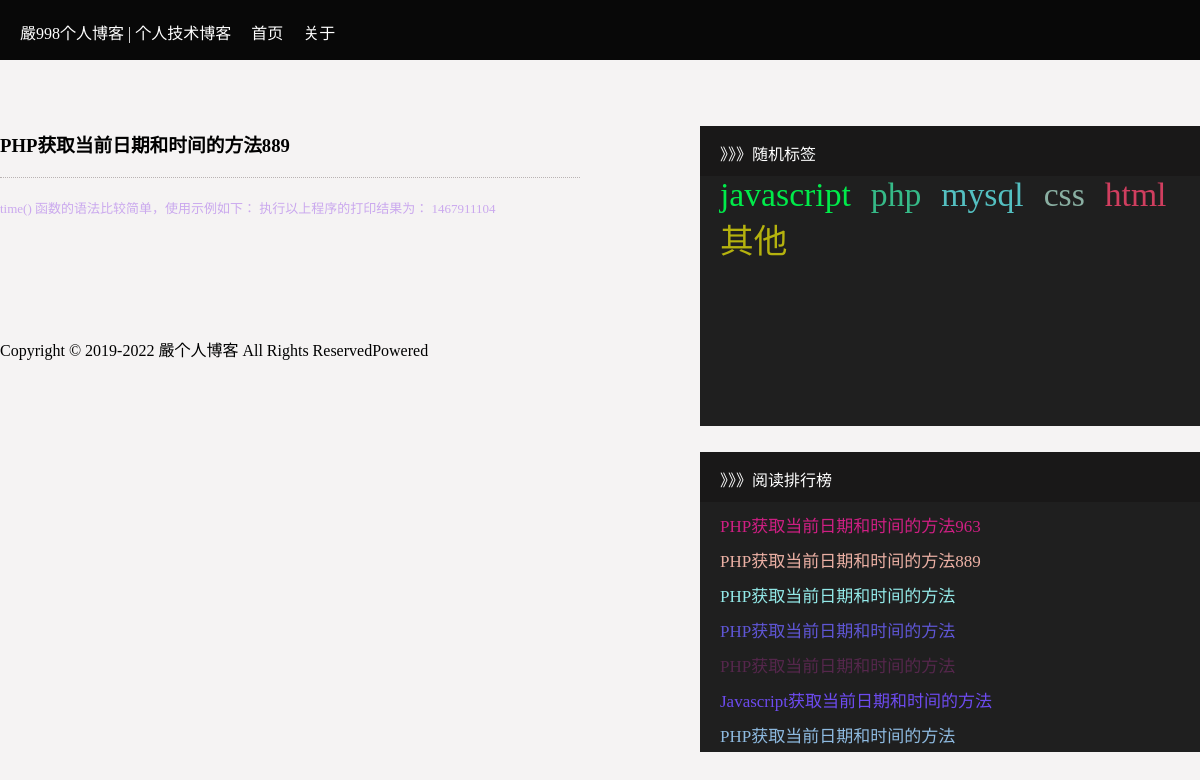
The page /public/article-see.php?id=22 on the database its author committed.
### tables this page shows
CREATE TABLE `article` (
  `id` int(5) NOT NULL AUTO_INCREMENT,
  `title` varchar(255) DEFAULT NULL COMMENT '标题',
  `content` text COMMENT '内容',
  `fenclass` varchar(30) DEFAULT NULL COMMENT '分类',
  `time` int(50) DEFAULT NULL COMMENT '时间',
  `browse` int(30) DEFAULT NULL COMMENT '浏览',
  PRIMARY KEY (`id`)
);

### common/html/right.php (the view)
<div class="left">
                <div>
                    <p><span>》》》随机标签<span></p>
                   <ul class="left-ul">
                        <li><a href="/public/article.php?tag=javascript&page=1">javascript</a></li>
                       <li><a href="/public/article.php?tag=php&page=1">php</a></li>
                       <li><a href="/public/article.php?tag=mysql&page=1">mysql</a></li>
                       <li><a href="/public/article.php?tag=css&page=1">css</a></li>
                       <li><a href="/public/article.php?tag=html&page=1">html</a></li>
                       <li><a href="/public/article.php?tag=qita&page=1">其他</a></li>
                   </ul>
                </div>
                <div class="left-div2">
                    <p><span>》》》阅读排行榜<span></p>
                    <ul class="left-div2-ul">
                        <?php
                            for($i=0;$i<7;$i++){
                        ?>
                       <li><a href="/public/article-see.php?id=<?php echo $readR[$i][0];?>" class="ziti"><?php echo $readR[$i][1];?></a></li>
                       <?php
                            }
                       ?>
                   </ul>
                </div>
</div>

### public/article-see.php (shortened to what this page needs)
<?php
    require '../admin/config.php';
    $id = trim($_GET['id']);
    $sql = "select * from article   where `id` = '{$id}'";
    $result = mysqli_query($conn,$sql);
    $row = mysqli_fetch_assoc($result);
    $sql = "update article set `browse`=`browse`+1 where `id` = '{$id}'";
    mysqli_query($conn,$sql);
    $sql = "select `id`,`title` from article   order by `browse` desc  limit 7";
    $read = mysqli_query($conn,$sql);
    $readR = mysqli_fetch_all($read);
    ?>
<!DOCTYPE html>
<html lang="en">
<head>
    <link rel="stylesheet" href="/static/css/article-see.css">
    <link rel="stylesheet" href="/common/css/right.css">
    <link rel="stylesheet" href="/common/css/footer.css">
</head>
<body >
    <div id="all">
        <?php
                include BLOG."/common/html/header.php";
        ?>
           <div class="content">
                <div class="right">
                         <div>
                               <div>
                                    <h3><?php echo $row['title'];?></h3>
                                    <p class="ziti">
                                        <?php
                                            echo $row['content'];
                                        ?>
                                    </p>
                               </div>
                         </div>
                </div>
               <?php
                    include BLOG."/common/html/right.php";
               ?>
           </div>
           <div class="footer">
                <?php
                     include BLOG."/common/html/footer.php";
                ?>
            </div>
</body>
</html>

### static/css/article-see.css (style rules this page uses)
* { padding:0; margin: 0; }
body { background-color: rgb(245, 243, 243); }
.content { margin:100px auto; width: 1200px; }
.right { width:600px; display: inline-block; }
.right>div>div>h3 { padding-top:30px; padding-bottom:20px; width: 580px; border-bottom: 1px dotted rgb(185, 179, 179); }
.right>div>div>p { margin-top:20px; margin-bottom:20px; opacity: 0.6; font-size: 13px; }

### common/css/right.css (style rules this page uses)
.left { width:500px; height:300px; margin-left:20px; float:right; }
.left>div { width:500px; height:300px; background: #1f1f1f; margin-top:26px; }
.left>div>p { background: #191818; color:white; height:50px; }
.left>div>p>span { display: inline-block; margin-top: 15px; margin-left: 20px; }
.left>div>ul>li { list-style: none; float: left; margin-left:20px; }
.left>div>.left-ul>li>a { color:black; text-decoration: none; font-size: 33.6677px; }
.left>.left-div2>ul>li { list-style: none; margin-top: 10px; }
.left>.left-div2>ul>li>a { color:white; text-decoration: none; font-size: 17px; }

### common/css/footer.css (style rules this page uses)
.footer { width:100%; height:60px; margin-top: 20px; }

### rows shown on the page
article: title "PHP获取当前日期和时间的方法889", content "time() 函数的语法比较简单，使用示例如下： 执行以上程序的打印结果为： 1467911104"
article: title "PHP获取当前日期和时间的方法963"
article: title "PHP获取当前日期和时间的方法"
article: title "PHP获取当前日期和时间的方法"
article: title "PHP获取当前日期和时间的方法"
article: title "Javascript获取当前日期和时间的方法"
article: title "PHP获取当前日期和时间的方法"
